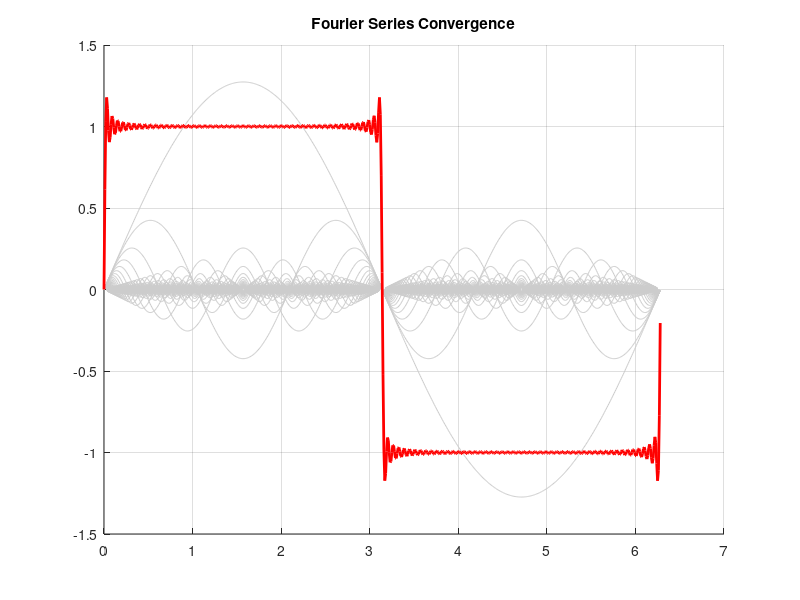

Reproduce this figure in MATLAB.
n = 50;
x = 0:0.01:2*pi;
f = zeros(size(x));

figure; hold on;

for i = 0:n
    v = (4/pi) * sin((2*i+1)*x) / (2*i+1);
    f = f + v;
    plot(x,v,'Color',[0.8 0.8 0.8]); 
end

plot(x,f,'r','LineWidth',2) 
title('Fourier Series Convergence')
grid on;